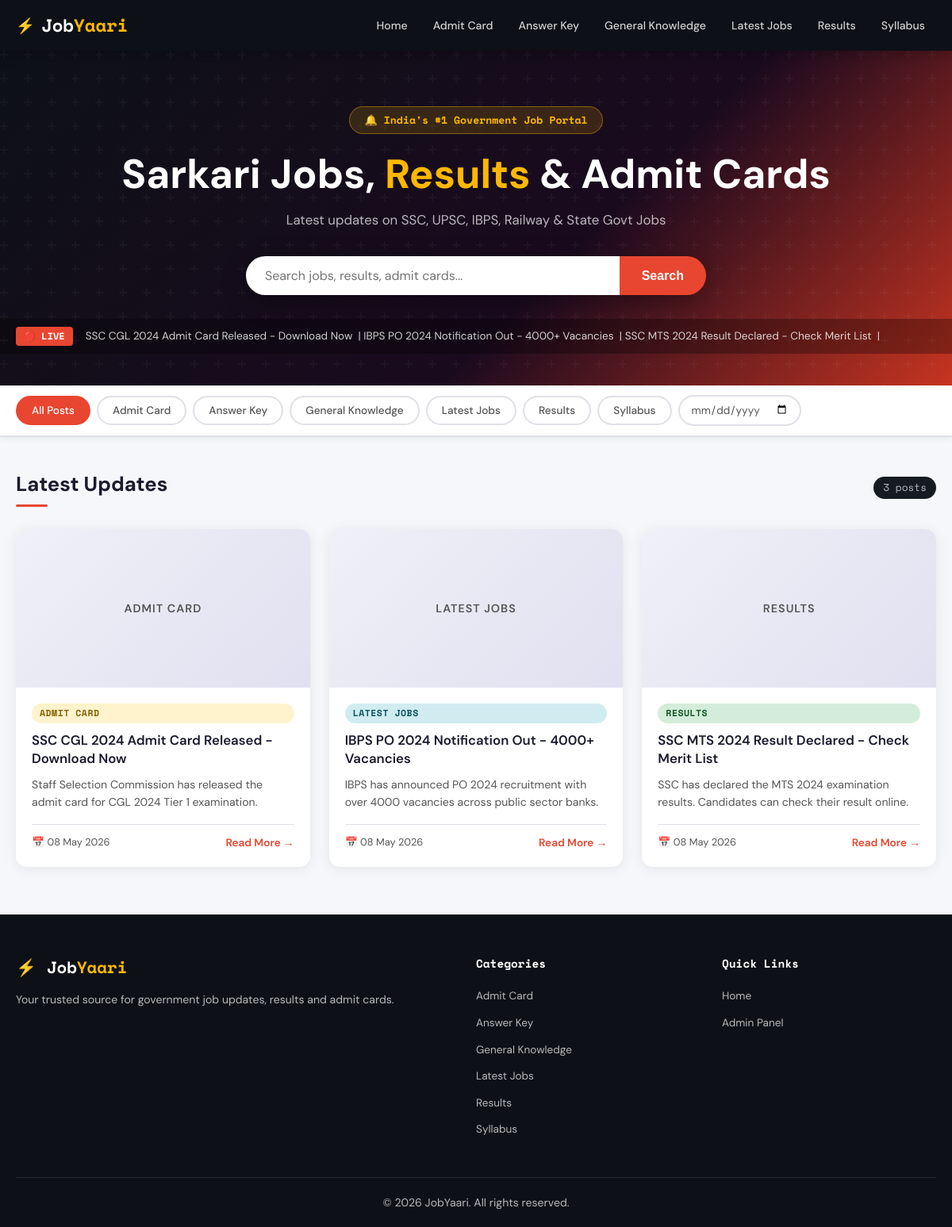
The page /public/index.php on the database its author committed.
### tables this page shows
CREATE TABLE IF NOT EXISTS categories (
    id INT AUTO_INCREMENT PRIMARY KEY,
    name VARCHAR(100) NOT NULL,
    slug VARCHAR(100) NOT NULL UNIQUE,
    created_at TIMESTAMP DEFAULT CURRENT_TIMESTAMP
);

CREATE TABLE IF NOT EXISTS blogs (
    id INT AUTO_INCREMENT PRIMARY KEY,
    title VARCHAR(255) NOT NULL,
    slug VARCHAR(255) NOT NULL UNIQUE,
    short_description TEXT,
    content LONGTEXT NOT NULL,
    category_id INT NOT NULL,
    image VARCHAR(255),
    status ENUM('published','draft') DEFAULT 'published',
    created_at TIMESTAMP DEFAULT CURRENT_TIMESTAMP,
    updated_at TIMESTAMP DEFAULT CURRENT_TIMESTAMP ON UPDATE CURRENT_TIMESTAMP,
    FOREIGN KEY (category_id) REFERENCES categories(id) ON DELETE CASCADE
);

### config.php (called while the page is built, shortened)
<?php
function db() {
    static $pdo = null;
    if ($pdo === null) {
        try {
            $pdo = new PDO(
                "mysql:host=" . DB_HOST . ";dbname=" . DB_NAME . ";charset=utf8mb4",
                DB_USER, DB_PASS,
                [PDO::ATTR_ERRMODE => PDO::ERRMODE_EXCEPTION,
                 PDO::ATTR_DEFAULT_FETCH_MODE => PDO::FETCH_ASSOC]
            );
        } catch (PDOException $e) {
            die(json_encode(['error' => 'Database connection failed: ' . $e->getMessage()]));
        }
    }
    return $pdo;
}
function sanitize($input) {
    return htmlspecialchars(strip_tags(trim($input)), ENT_QUOTES, 'UTF-8');
}

### public/index.php (the view, shortened to what this page needs)
<?php
require_once '../config.php';
$cats = db()->query("SELECT * FROM categories ORDER BY name")->fetchAll();
$cat_slug = $_GET['category'] ?? '';
$search   = $_GET['search'] ?? '';
$date     = $_GET['date'] ?? '';
$where = ["b.status = 'published'"];
$params = [];
$sql = "SELECT b.*, c.name as cat_name, c.slug as cat_slug
        FROM blogs b
        JOIN categories c ON b.category_id = c.id
        WHERE " . implode(' AND ', $where) . "
        ORDER BY b.created_at DESC";
$stmt = db()->prepare($sql);
$stmt->execute($params);
$blogs = $stmt->fetchAll();
?>
<!DOCTYPE html>
<html lang="en">
<head>
<link rel="stylesheet" href="css/style.css">
</head>
<body>
<nav class="navbar">
  <div class="container nav-inner">
    <a href="index.php" class="logo">
      <span class="logo-icon">⚡</span>
      <span class="logo-text">Job<span class="accent">Yaari</span></span>
    </a>
    <ul class="nav-links" id="navLinks">
      <li><a href="index.php">Home</a></li>
      <?php foreach ($cats as $c): ?>
      <li><a href="index.php?category=<?= $c['slug'] ?>"><?= sanitize($c['name']) ?></a></li>
      <?php endforeach; ?>
    </ul>
  </div>
</nav>
<section class="hero">
  <div class="container">
    <div class="hero-tag">🔔 India's #1 Government Job Portal</div>
    <h1 class="hero-title">Sarkari Jobs, <span class="accent">Results</span> & Admit Cards</h1>
    <p class="hero-sub">Latest updates on SSC, UPSC, IBPS, Railway & State Govt Jobs</p>
    <form class="search-bar" id="searchForm">
      <input type="text" id="searchInput" name="search" placeholder="Search jobs, results, admit cards..." value="<?= sanitize($search) ?>">
      <button type="submit">Search</button>
    </form>
  </div>
  <div class="hero-ticker">
    <span class="ticker-label">🔴 LIVE</span>
    <div class="ticker-track">
      <?php foreach ($blogs as $b): ?><span><?= sanitize($b['title']) ?> &nbsp;|&nbsp; </span><?php endforeach; ?>
    </div>
  </div>
</section>
<div class="filter-bar" id="filterBar">
  <div class="container">
    <div class="filter-scroll">
      <button class="filter-btn <?= !$cat_slug ? 'active' : '' ?>" data-cat="">All Posts</button>
      <?php foreach ($cats as $c): ?>
      <button class="filter-btn <?= $cat_slug === $c['slug'] ? 'active' : '' ?>"
              data-cat="<?= $c['slug'] ?>"><?= sanitize($c['name']) ?></button>
      <?php endforeach; ?>
      <div class="date-filter-wrap">
        <input type="date" id="dateFilter" class="date-input" value="<?= sanitize($date) ?>" placeholder="Filter by date">
      </div>
    </div>
  </div>
</div>
<main class="main-content">
  <div class="container">
    <div class="section-header">
      <h2><?= $cat_slug ? sanitize(array_column($cats, 'name', 'slug')[$cat_slug] ?? 'Posts') : 'Latest Updates' ?></h2>
      <span class="post-count" id="postCount"><?= count($blogs) ?> posts</span>
    </div>
    <div class="blogs-grid" id="blogsGrid">
      <?php if (empty($blogs)): ?>
      <div class="no-posts">
        <div class="no-posts-icon">📭</div>
        <h3>No posts found</h3>
        <p>Try a different filter or search term.</p>
      </div>
      <?php else: ?>
      <?php foreach ($blogs as $b): ?>
      <article class="blog-card" data-category="<?= sanitize($b['cat_slug']) ?>">
        <a href="blog.php?slug=<?= urlencode($b['slug']) ?>" class="card-img-link">
          <?php if ($b['image'] && file_exists(UPLOAD_DIR . $b['image'])): ?>
          <img src="<?= UPLOAD_URL . sanitize($b['image']) ?>" alt="<?= sanitize($b['title']) ?>" class="card-img" loading="lazy">
          <?php else: ?>
          <div class="card-img-placeholder">
            <span class="placeholder-cat"><?= sanitize($b['cat_name']) ?></span>
          </div>
          <?php endif; ?>
        </a>
        <div class="card-body">
          <span class="badge badge-<?= sanitize($b['cat_slug']) ?>"><?= sanitize($b['cat_name']) ?></span>
          <h3 class="card-title"><a href="blog.php?slug=<?= urlencode($b['slug']) ?>"><?= sanitize($b['title']) ?></a></h3>
          <p class="card-desc"><?= sanitize($b['short_description']) ?></p>
          <div class="card-footer">
            <span class="card-date">📅 <?= date('d M Y', strtotime($b['created_at'])) ?></span>
            <a href="blog.php?slug=<?= urlencode($b['slug']) ?>" class="read-more">Read More →</a>
          </div>
        </div>
      </article>
      <?php endforeach; ?>
      <?php endif; ?>
    </div>
  </div>
</main>
<footer class="footer">
  <div class="container">
    <div class="footer-grid">
      <div>
        <div class="footer-logo">⚡ Job<span class="accent">Yaari</span></div>
        <p>Your trusted source for government job updates, results and admit cards.</p>
      </div>
      <div>
        <h4>Categories</h4>
        <ul>
          <?php foreach ($cats as $c): ?>
          <li><a href="index.php?category=<?= $c['slug'] ?>"><?= sanitize($c['name']) ?></a></li>
          <?php endforeach; ?>
        </ul>
      </div>
      <div>
        <h4>Quick Links</h4>
        <ul>
          <li><a href="index.php">Home</a></li>
          <li><a href="../admin/">Admin Panel</a></li>
        </ul>
      </div>
    </div>
    <div class="footer-bottom">
      <p>&copy; <?= date('Y') ?> JobYaari. All rights reserved.</p>
    </div>
  </div>
</footer>
</body>
</html>

### rows shown on the page
categories: name "Admit Card"
categories: name "Answer Key"
categories: name "General Knowledge"
categories: name "Latest Jobs"
categories: name "Results"
categories: name "Syllabus"
blogs: title "SSC CGL 2024 Admit Card Released - Download Now", category.name "ADMIT CARD", short_description "Staff Selection Commission has released the admit card for CGL 2024 Tier 1 examination.", created_at "08 May 2026"
blogs: title "IBPS PO 2024 Notification Out - 4000+ Vacancies", category.name "LATEST JOBS", short_description "IBPS has announced PO 2024 recruitment with over 4000 vacancies across public sector banks.", created_at "08 May 2026"
blogs: title "SSC MTS 2024 Result Declared - Check Merit List", category.name "RESULTS", short_description "SSC has declared the MTS 2024 examination results. Candidates can check their result online.", created_at "08 May 2026"

### other values the page prints
count($blogs) "3"
